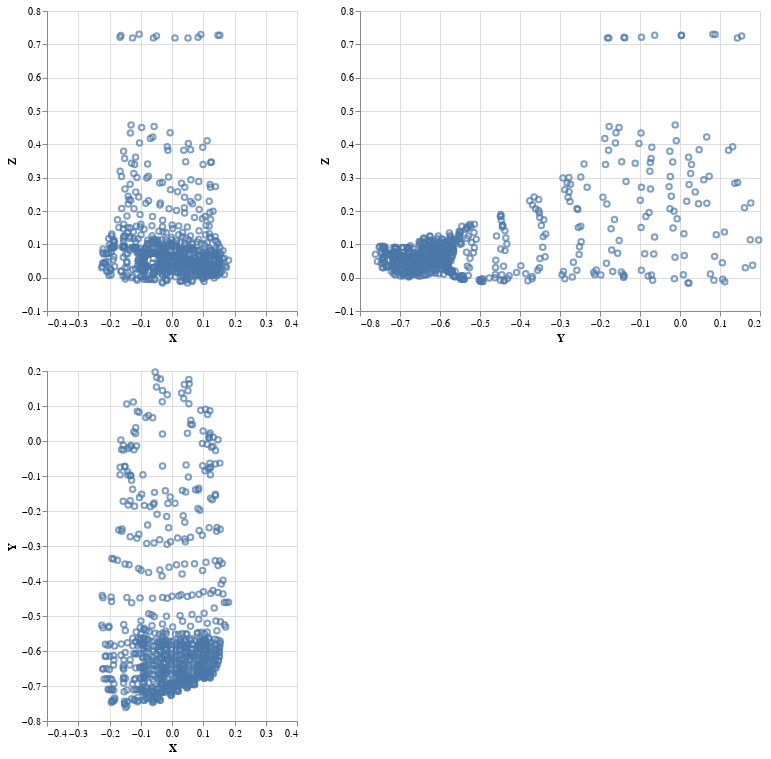

Notebook cell for this chart:
### Code cell
vertex_point = (xz_point | yz_point) & xy_point
vertex_point

### Figure 1 — Vega specification as saved in the notebook (floating-point values rounded to 4 significant figures; data arrays with more than 128 entries replaced by an {"elided": "..."} marker saying what was removed)
{"$schema": "https://vega.github.io/schema/vega/v5.json", "data": [{"name": "source_0"}, {"name": "data_0", "values": {"elided": "800 records"}}, {"name": "data_1", "values": {"elided": "800 records"}}, {"name": "data_2", "values": {"elided": "800 records"}}], "signals": [{"name": "concat_0_height", "value": 300}, {"name": "concat_0_concat_0_width", "value": 250}, {"name": "concat_0_concat_1_width", "value": 400}, {"name": "concat_1_width", "value": 250}, {"name": "concat_1_height", "value": 350}], "marks": [{"type": "group", "name": "concat_0_group", "marks": [{"type": "group", "name": "concat_0_concat_0_group", "encode": {"update": {"height": {"signal": "concat_0_height"}, "width": {"signal": "concat_0_concat_0_width"}}}, "marks": [{"type": "symbol", "name": "concat_0_concat_0_marks", "from": {"data": "data_0"}, "encode": {"update": {"x": {"field": "X", "scale": "concat_0_concat_0_x"}, "stroke": {"value": "#4c78a8"}, "y": {"field": "Z", "scale": "concat_0_concat_0_y"}, "opacity": {"value": 0.7}, "fill": {"value": "transparent"}}}, "style": ["point"]}], "axes": [{"scale": "concat_0_concat_0_x", "grid": true, "ticks": false, "domain": false, "labels": false, "maxExtent": 0, "tickCount": {"signal": "ceil(concat_0_concat_0_width/40)"}, "aria": false, "gridScale": "concat_0_concat_0_y", "minExtent": 0, "orient": "bottom", "zindex": 0}, {"scale": "concat_0_concat_0_y", "tickCount": {"signal": "ceil(concat_0_height/40)"}, "gridScale": "concat_0_concat_0_x", "maxExtent": 0, "domain": false, "minExtent": 0, "ticks": false, "aria": false, "grid": true, "labels": false, "orient": "left", "zindex": 0}, {"scale": "concat_0_concat_0_x", "grid": false, "labelFlush": true, "labelOverlap": true, "orient": "bottom", "title": "X", "tickCount": {"signal": "ceil(concat_0_concat_0_width/40)"}, "zindex": 0}, {"scale": "concat_0_concat_0_y", "zindex": 0, "labelOverlap": true, "grid": false, "orient": "left", "tickCount": {"signal": "ceil(concat_0_height/40)"}, "title": "Z"}], "style": "cell"}, {"type": "group", "name": "concat_0_concat_1_group", "encode": {"update": {"height": {"signal": "concat_0_height"}, "width": {"signal": "concat_0_concat_1_width"}}}, "marks": [{"type": "symbol", "name": "concat_0_concat_1_marks", "from": {"data": "data_1"}, "encode": {"update": {"opacity": {"value": 0.7}, "y": {"field": "Z", "scale": "concat_0_concat_1_y"}, "stroke": {"value": "#4c78a8"}, "x": {"field": "Y", "scale": "concat_0_concat_1_x"}, "fill": {"value": "transparent"}}}, "style": ["point"]}], "axes": [{"scale": "concat_0_concat_1_x", "grid": true, "orient": "bottom", "labels": false, "ticks": false, "aria": false, "tickCount": {"signal": "ceil(concat_0_concat_1_width/40)"}, "maxExtent": 0, "domain": false, "zindex": 0, "gridScale": "concat_0_concat_1_y", "minExtent": 0}, {"scale": "concat_0_concat_1_y", "ticks": false, "labels": false, "gridScale": "concat_0_concat_1_x", "domain": false, "orient": "left", "zindex": 0, "grid": true, "tickCount": {"signal": "ceil(concat_0_height/40)"}, "aria": false, "maxExtent": 0, "minExtent": 0}, {"scale": "concat_0_concat_1_x", "grid": false, "labelFlush": true, "title": "Y", "labelOverlap": true, "orient": "bottom", "tickCount": {"signal": "ceil(concat_0_concat_1_width/40)"}, "zindex": 0}, {"scale": "concat_0_concat_1_y", "labelOverlap": true, "tickCount": {"signal": "ceil(concat_0_height/40)"}, "title": "Z", "orient": "left", "grid": false, "zindex": 0}], "style": "cell"}], "layout": {"padding": 20, "bounds": "full", "align": "each"}}, {"type": "group", "name": "concat_1_group", "encode": {"update": {"width": {"signal": "concat_1_width"}, "height": {"signal": "concat_1_height"}}}, "marks": [{"type": "symbol", "name": "concat_1_marks", "from": {"data": "data_2"}, "encode": {"update": {"opacity": {"value": 0.7}, "x": {"field": "X", "scale": "concat_1_x"}, "y": {"field": "Y", "scale": "concat_1_y"}, "stroke": {"value": "#4c78a8"}, "fill": {"value": "transparent"}}}, "style": ["point"]}], "axes": [{"scale": "concat_1_x", "grid": true, "tickCount": {"signal": "ceil(concat_1_width/40)"}, "ticks": false, "zindex": 0, "domain": false, "aria": false, "gridScale": "concat_1_y", "labels": false, "maxExtent": 0, "orient": "bottom", "minExtent": 0}, {"scale": "concat_1_y", "labels": false, "ticks": false, "maxExtent": 0, "orient": "left", "minExtent": 0, "gridScale": "concat_1_x", "zindex": 0, "tickCount": {"signal": "ceil(concat_1_height/40)"}, "domain": false, "aria": false, "grid": true}, {"scale": "concat_1_x", "grid": false, "orient": "bottom", "labelFlush": true, "labelOverlap": true, "tickCount": {"signal": "ceil(concat_1_width/40)"}, "zindex": 0, "title": "X"}, {"scale": "concat_1_y", "title": "Y", "tickCount": {"signal": "ceil(concat_1_height/40)"}, "orient": "left", "grid": false, "labelOverlap": true, "zindex": 0}], "style": "cell"}], "scales": [{"name": "concat_0_concat_0_x", "type": "linear", "domain": [-0.4, 0.4], "range": [0, {"signal": "concat_0_concat_0_width"}], "zero": true}, {"name": "concat_0_concat_0_y", "type": "linear", "domain": [-0.1, 0.8], "range": [{"signal": "concat_0_height"}, 0], "zero": true}, {"name": "concat_0_concat_1_x", "type": "linear", "domain": [-0.8, 0.2], "range": [0, {"signal": "concat_0_concat_1_width"}], "zero": true}, {"name": "concat_0_concat_1_y", "type": "linear", "domain": [-0.1, 0.8], "range": [{"signal": "concat_0_height"}, 0], "zero": true}, {"name": "concat_1_x", "type": "linear", "domain": [-0.4, 0.4], "range": [0, {"signal": "concat_1_width"}], "zero": true}, {"name": "concat_1_y", "type": "linear", "domain": [-0.8, 0.2], "range": [{"signal": "concat_1_height"}, 0], "zero": true}], "layout": {"padding": 20, "columns": 1, "bounds": "full", "align": "each"}, "padding": 5, "background": "white"}
